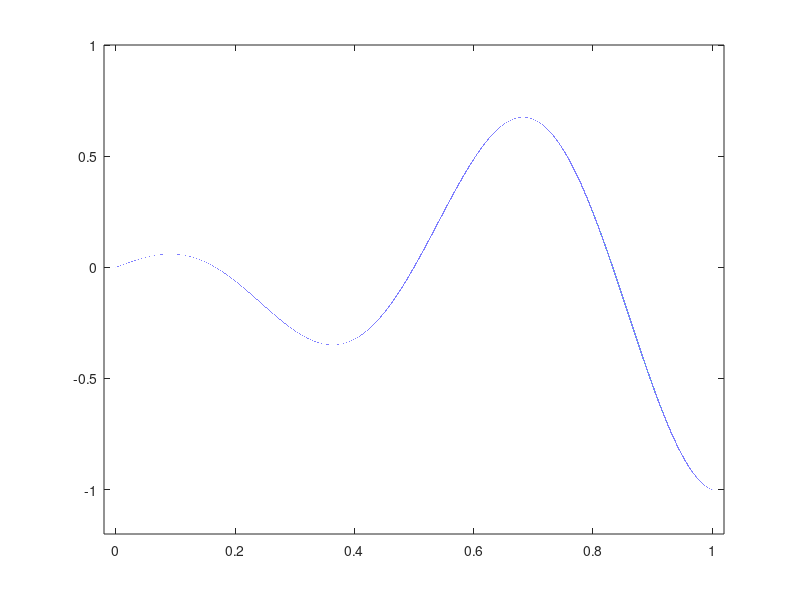

Reproduce this figure in MATLAB. (Note: this script raises an error after producing the figure.)
% illustration of error decrease for 1d reconstruction with different wavelets 
% when Fourier samples are taken on jittered sampling scheme

clear all;
close all;

f = @(x) x.*cos(3*pi*x); % function to be reconstructed
xylims=[-0.02 1.02 -1.2 1];

p = 18;

figure('Name','Original function'); plot(2^-p:2^-p:1,f(2^-p:2^-p:1)); axis(xylims)

Rrange=[5 6 7 8];
R0=Rrange(1);

%% jittered SS

jitter = 0.1;
epsilon = 0.77; 
delta = epsilon+2*jitter; 

for R=Rrange
    
    K = 2^R; 
    [SP{R-R0+1},M] = jittered_sampling_1d(jitter,epsilon,K);
    sp=SP{R-R0+1};
    MU{R-R0+1}=0.5*[2*(sp(2)-sp(1)); sp(3:M)-sp(1:M-2); 2*(sp(M)-sp(M-1))]; 

end

%% Haar

a = 1; % number of vanishing moments

for R=Rrange % maximum scale of wavelet coefficients
    fprintf('%d Haar: \n',2^R);
    
    N = 2^R;
    K = N;
    
    sp=SP{R-R0+1};
    mu=MU{R-R0+1};
    
    omega = sqrt(mu).*integral(@(x)f(x).*exp(-1i*2*pi*sp*x),0,1,'ArrayValued',true,'AbsTol',1e-14);
    
    ft_sca= haar_phi_ft(sp./2^R);
    
    st = nufft_init(2*pi*1/N*sp,N,10,2*N,0,'minmax:tuned');

    GS_handle = @(x,mode) Haar_Op_Handle_NU(mode, x, R, ft_sca, mu, st);
    z = lsqr(GS_handle,omega(:),10^(-12));
    
    recons = get1DHaarReconstruction(z, p, R);

    error_gs_Haar(R-R0+1) = sqrt(sum(abs(f((0:2^-p:1-2^-p)')-recons).^2)/2^(p)); %#ok<*SAGROW>

    fprintf('GS error is %d \n',error_gs_Haar(R-R0+1));
    fprintf('error/K^(-a) is %d \n',error_gs_Haar(R-R0+1)/(K)^(-a));
    fprintf('-log2(error)/log2(K) is %d \n',-log2(error_gs_Haar(R-R0+1))/log2(K));
    disp(' ')
end

%% DB2, DB3

for a=2:3 % number of vanishing moments
    for R=Rrange % maximum scale of wavelet coefficients
        fprintf('%d DB%d: \n',2^R, a)
        
        N = 2^R;
        K = N;
    
        sp=SP{R-R0+1};
        mu=MU{R-R0+1}; 
        
        omega = sqrt(mu).*integral(@(x)f(x).*exp(-1i*2*pi*sp*x),0,1,'ArrayValued',true,'AbsTol',1e-14);

        W = 1/(2^R)*sp;
        [ft_sca_L, ft_sca, ft_sca_R] = CDJV_FT_Vec(a, W);
        
        st = nufft_init(2*pi*1/N*sp,N,10,2*N,0,'minmax:tuned');

        GS_handle = @(x,mode) CDJV_Op_Handle_NU(mode, x, R, a, ft_sca, ft_sca_L, ft_sca_R, sp, mu, st);
        z = lsqr(GS_handle,omega(:),10^(-12),30);
        
        recons = get1DReconstruction(z, a, p, R,24);

        error_gs_DB(R-R0+1,a-1) = sqrt(sum(abs(f((0:2^-p:1-2^-p)')-recons).^2)/2^(p)); %#ok<*SAGROW>
        
        fprintf('GS error is %d \n', error_gs_DB(R-R0+1,a-1));
        fprintf('error/K^(-a) is %d \n',error_gs_DB(R-R0+1,a-1)/(K)^(-a));
        fprintf('-log2(error)/log2(K) is %d \n',-log2(error_gs_DB(R-R0+1,a-1))/log2(K));
        disp(' ')
    end
end

%% gridding

for R=Rrange 
    
    K = 2^R;
    fprintf('Gridding from bandwidth %d: \n',K);
    
    sp=SP{R-R0+1};
    mu=MU{R-R0+1};
    
    omega = integral(@(x)f(x).*exp(-1i*2*pi*sp*x),0,1,'ArrayValued',true,'AbsTol',1e-14);
    
    stg=nufft_init(2*pi*(1/2^p)*sp,2^p,10,2*2^p,0); 
    y=nufft_adj(mu.*omega,stg);

    error_gr_jit(R-R0+1) =sqrt(sum(abs(f((2^-p:2^-p:1))-y.').^2)/2^(p));
    log_gr_jit(R-R0+1) = -log2(error_gr_jit(R-R0+1))/log2(K);
    
    fprintf('Gridding error is %d \n', error_gr_jit(R-R0+1));
    fprintf('error/K is %d \n',error_gr_jit(R-R0+1)/(K));
    fprintf('-log2(error)/log2(K) is %d \n',log_gr_jit(R-R0+1));
    disp(' ')
end

%% plots

figure('Name','-log2(error) : jittered sampling');
plot(Rrange,-log2(error_gr_jit),'ok-','LineWidth',1,'MarkerSize',5);
hold on;
plot(Rrange,-log2(error_gs_Haar),'sb-','LineWidth',1,'MarkerSize',5);
plot(Rrange,-log2(error_gs_DB(:,1)),'dm-','LineWidth',1,'MarkerSize',5);
plot(Rrange,-log2(error_gs_DB(:,2)),'^g-','LineWidth',1,'MarkerSize',5);
set(gca,'XTick',Rrange)
xlabel('log2(K)');
ylabel('-log2(error)');
l= legend('Gr','Haar','DB2','DB3');
set(l,'Interpreter','Latex','FontSize',13, 'Location','NorthWest');





% Copyright (c) 2014. Clarice Poon and Milana Gataric
